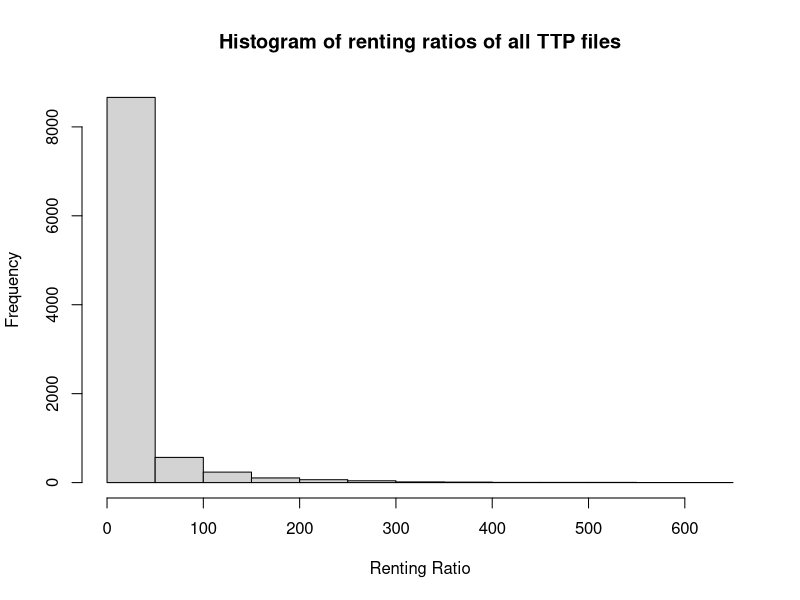

Here is the R script that generated this plot:
library(tidyverse)

raw = as.numeric(readr::read_delim("data-analysis/renting.csv", delim = ":")[[2L]])
hist(raw, xlab = "Renting Ratio", main = "Histogram of renting ratios of all TTP files")
